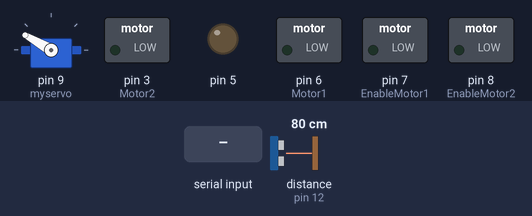
A sketch run on a simulated Arduino Leonardo, built with avr-gcc and run on an emulated ATmega32U4. On the bench: servo, switched loads named in the sketch (green lamp = pin HIGH), output pins drawn as LEDs (lit = HIGH). The test bench sets the inputs (shaded band); at power-on: distance to the obstacle (sensor on pin 12) 80 cm. The echo pulse lasts 58.3 µs per cm; pins used as bus, display or sensor lines are not drawn; what the sketch prints to the serial monitor is not drawn.

Above: at 1.2 s.
1.3 s: "3" received over the second serial link
At 2.0 s:
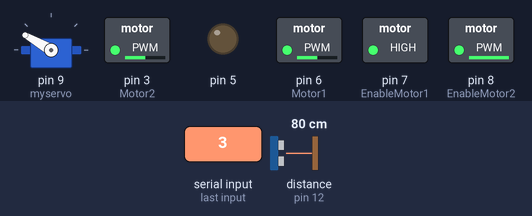
2.8 s: distance to the obstacle (sensor on pin 12) set to 22 cm
4.3 s: distance to the obstacle (sensor on pin 12) set to 18 cm
At 6.5 s:
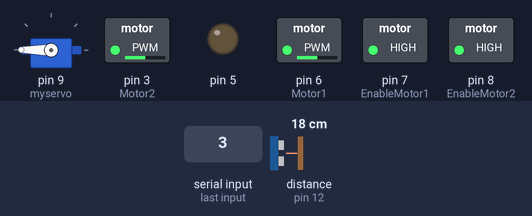
6.8 s: "a" received over the second serial link
At 8.4 s:
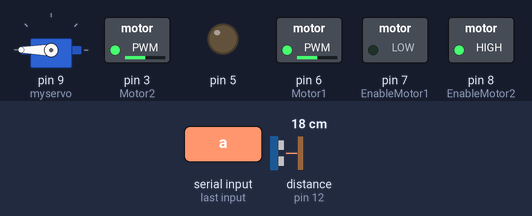
8.8 s: "w" received over the second serial link
At 9.1 s:
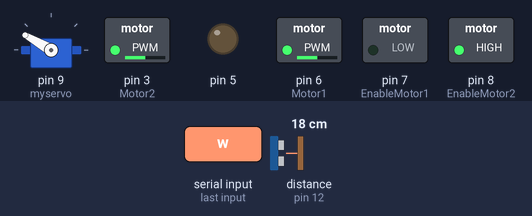
10.3 s: "d" received over the second serial link
At 11.5 s:
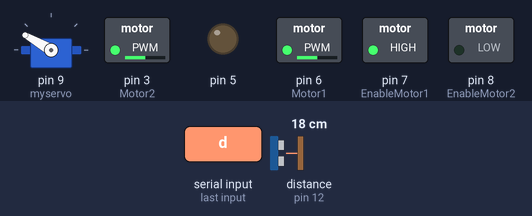
Timing chart, 0 to 12.8 s (numbered marks = the images above; inputs shaded):
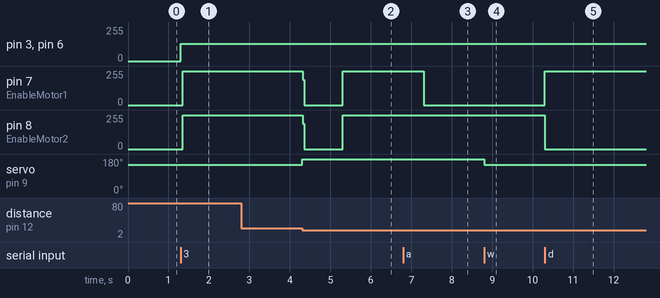

Measured:
- the behaviour switches between 20 and 19 cm on distance to the obstacle (sensor on pin 12) (found by bisection; images 1 and 2)
- after the input at 1.3 s, pin 3 (Motor2), pin 6 (Motor1): 0/255 → 128/255 at once; pin 7 (EnableMotor1): 0/255 → 255/255 after 0.05 s; pin 8 (EnableMotor2): 0/255 → 254/255 after 0.05 s
- after the input at 4.3 s, pin 7 (EnableMotor1): 255/255 → 0/255 at once, → 255/255 0.99 s later; pin 8 (EnableMotor2): 254/255 → 0/255 at once, → 255/255 0.99 s later; servo on pin 9 (myservo): 150° → 180° at once
- after the input at 6.8 s, pin 7 (EnableMotor1): goes on until 7.3 s, then stays 0/255; pin 8 (EnableMotor2): stays 255/255 (without the input it goes to 0/255 after 0.51 s); servo on pin 9 (myservo): stays 180° (without the input it goes to 100° after 0.52 s)
- after the input at 8.8 s, servo on pin 9 (myservo): 180° → 150° at once
- after the input at 10.3 s, pin 7 (EnableMotor1): 0/255 → 255/255 at once; pin 8 (EnableMotor2): 255/255 → 0/255 at once

The sketch:

Arduino_rover.ino
```cpp
#include <SoftwareSerial.h> // Includem libraria serialului Bluetooth HC-06
#include <Servo.h> // Includem libraria motorului Servo
//#include <NewPing.h>

Servo myservo; // Declaram variabila pentru a determina unghiul de miscare
/*
#define TRIG_PIN 5 // Pin A0 on the Motor Drive Shield soldered to the ultrasonic sensor
#define ECHO_PIN 4 // Pin A1 on the Motor Drive Shield soldered to the ultrasonic sensor
#define MAX_DISTANCE 100 // sets maximum useable sensor measuring distance to 300cm
#define COLL_DIST 30 // sets distance at which robot stops and reverses to 30cm
#define TURN_DIST COLL_DIST+20 // sets distance at which robot veers away from object
*/

int trigPin = 13;
int echoPin = 12;
long duration;
long distance;

//NewPing sonar(TRIG_PIN, ECHO_PIN, MAX_DISTANCE);

int leftDistance, rightDistance; //distances on either side
int curDist = 0;
String motorSet = "";
int speedSet = 0;
int obj =1;

char data, operatie  ;  // Declaram variabila pentru stocarea datelor primite prin Bluetooth
int Motor1 = 6 ; // Setam pinul digital 6
int EnableMotor1 = 7 ; // Setam pinul digital 7
int EnableMotor2 = 8; // Setam pinul digital 8
int Motor2 = 3; // Setam pinul digital 3
int value = 2; //
int servoLeft = 230; //Setam unghiul de deplasare la stanga
int servoRight = 100; //Setam unghiul de deplasare la dreapta
int servoForward = 150; //Setam unghiul de deplasare in fata

int motorValue = 0;  // Valoarea motorului cand este oprit

bool motor_on = false; // Variabila boolean pentru a tine evidenta daca motoarele siiiunt oprite sau pornite
String  s1, s2, s, n, p, t, sw, sa, sd, ss;
//SoftwareSerial BT(10, 11); // RX, TX // Setam pinii pentru Bluetooth

/*
 Functia StartMotors() pentru a porni motoarele.
 */

void StartMotors(){
  StopMotors();
  digitalWrite(EnableMotor1, HIGH);
  analogWrite(Motor1,128 - motorValue);
  digitalWrite(EnableMotor2, HIGH);
  analogWrite(Motor2,128 -  motorValue);
  Serial.println(motorValue);
  motor_on = true;
}

/*
 Functia StopMotors() pentru a porni motoarele.
 */

void StopMotors(){
  digitalWrite(EnableMotor1, LOW);
  digitalWrite(EnableMotor2, LOW);
  motor_on = false;
//  motorValue = 120;
}

void StartMotorsReverse(){
   StopMotors();
  digitalWrite(EnableMotor1, HIGH);
  analogWrite(Motor1, 128 + motorValue);
  digitalWrite(EnableMotor2, HIGH);
  analogWrite(Motor2, 128 + motorValue);
  Serial.println(motorValue);
  motor_on = true;
}

void Left(){
   StopMotors();
digitalWrite(EnableMotor1, LOW);
 // analogWrite(Motor1, motorValue);
  digitalWrite(EnableMotor2, HIGH);
 // analogWrite(Motor2, 128 - motorValue);
  motor_on = true;
}

void Right(){
   StopMotors();
  digitalWrite(EnableMotor1, HIGH);
//  analogWrite(Motor1, 128 - motorValue);
   digitalWrite(EnableMotor2, LOW);
//  analogWrite(Motor2, motorValue);
  motor_on = true;
}

int CalculeazaDistanta(){
 digitalWrite(trigPin, LOW);  // Added this line
  delayMicroseconds(2); // Added this line
  digitalWrite(trigPin, HIGH);
//  delayMicroseconds(1000); - Removed this line
  delayMicroseconds(10); // Added this line
  digitalWrite(trigPin, LOW);
  duration = pulseIn(echoPin, HIGH);
  distance = (duration/2) / 29.1;
 Serial.print("Distance: ");
 Serial.println(distance);
}

void Autonom()
{
  CalculeazaDistanta();

StartMotors();
if (distance >= 20) {
  Serial.print(distance);
  Serial.print("cm");
    Serial.println();
    Serial.println("GOOD");
    StartMotors();
    delay(1);
  } else
  {
  Serial.print(distance);
  Serial.print("cm");
      Serial.println();
      Serial.println("DANGER");
      switch (obj) {
        case 1:
       StopMotors();
          delay(1);
          myservo.write(servoLeft);
          delay(1000);
          StartMotorsReverse();
          delay(2000);
          CalculeazaDistanta();
          if (CalculeazaDistanta() > 10 ){
          Left();
          delay(1500);
          myservo.write(servoForward);
          obj = 1;
          }
          if (CalculeazaDistanta() < 10) {obj  = 2; }
          break;
        case 2:
          StopMotors();
          delay(1);
          myservo.write(servoRight);
          delay(1000);
          CalculeazaDistanta();
          if (CalculeazaDistanta() > 10) {
            Right();
            delay(1500);
            myservo.write(servoForward);
            obj = 1;
          }
          if (CalculeazaDistanta() < 10) {
          obj = 3;}
          break;
        case 3:
          StopMotors();
          delay(1);
          myservo.write(servoForward);
          StartMotorsReverse();
          delay(2000);
          Left();
          delay(1500 );
          obj = 1;
          break;
          default :
          break;
      }
        }
}


/*
 Functia Setup() pentru a seta pinii de intrare, respectiv iesire.
 */

void setup()
{
  Serial.begin(9600);
  Serial1.begin(9600);         //Seteaza timpul de primirii a datelor in biti pe secunda
  pinMode(Motor1, OUTPUT);
  pinMode(EnableMotor1, OUTPUT);
  pinMode(Motor2, OUTPUT);
  pinMode(EnableMotor2, OUTPUT);
  pinMode(5, OUTPUT);
  myservo.attach(9); // Setam pinul digital pentru Servo
  myservo.write(servoForward);
  operatie = '2';
  pinMode(trigPin, OUTPUT);
  pinMode(echoPin, INPUT);
}


void loop()
{

     if(Serial1.available() > 0){  // Trimite informatie doar cand primesti informatie
       data = Serial1.read();      // Citim informatia primita si o stocam intr-o varibila
       Serial.println(data);
        s =String(data);
 //       BT.println(s);

    switch(data){


      //   * Cazurile 'i' si 'k' sunt folosite pentru incrementarea si decrementarea vitezei cu ajutorul functiei analogWrite() care ne permite sa setam viteza motorului


      case 'i':
            if(motor_on && motorValue >=0){
            motorValue -= 10;
            //analogWrite(Motor1,128 - motorValue);
            //analogWrite(Motor2,128 - motorValue);
            Serial.println(motorValue);
   //         n =String(motorValue);
  //          BT.println(n);
  data = operatie;
  Serial.println(data);

            }

 // String t = String(s + ' ' + n );

        break;

      case 'k':
            if(motor_on &&  motorValue <120)
            {
            motorValue += 10;
            //analogWrite(Motor1,128 - motorValue);
            //analogWrite(Motor2,128 - motorValue);
            Serial.println(motorValue);
         //  p =String(motorValue);
        //    BT.println(p);
        data = operatie;
        Serial.println(data);

        }
    }

 switch(data){
        case '1':
        {operatie = '1';
        }
        break;

      case '2':
       {operatie = '2';
        }
        break;

      case 'w':
        {operatie = 'w';
        }
        break;

      case 'a':

      {operatie = 'a';
      }
        break;
      case 'd':
        {operatie = 'd';
        }
        break;

      case 's':
       {operatie = 's';
        }
        break;
        case '3':
        do
        Autonom();
        while (Serial1.available() == 0);
        break;

    }
    Serial.println(operatie);
    switch(operatie){
 case '1':
//        if(!motor_on){
            StartMotors();
            Serial.println(motorValue);
//            s1 =String('1');

        break;

      case '2':
        {StopMotors();
//        s2 =String('2');
        }
        break;
      case 'w':
        myservo.write(servoForward);
     //   sw =String('w');
        break;
      case 'a':
        Left();
        Serial.println(motorValue);
        break;
      case 'd':
        Right();
        Serial.println(motorValue);
        break;
/*      case '0':
        StopMotors();
        break;  */
      case 's':
        StartMotorsReverse();
        Serial.println(motorValue);
break;
//        ss =String('s');
//        break;
//      case 'b':
//      default:
//        break;
      }

  }
  String t1 = String(s1 + ' ' + s2 + ' ' + s);
//  String t2 = String(n + ' ' + p);
//  String t3 = String(sw + ' ' + sa + ' ' + sd + ' ' + ss);
String t4 = String(s1 + ' ');
//  BT.println(motorValue);
/* delay(1000);
  BT.println(t2);
  delay(1000);
  BT.println(t3); */
}
```
